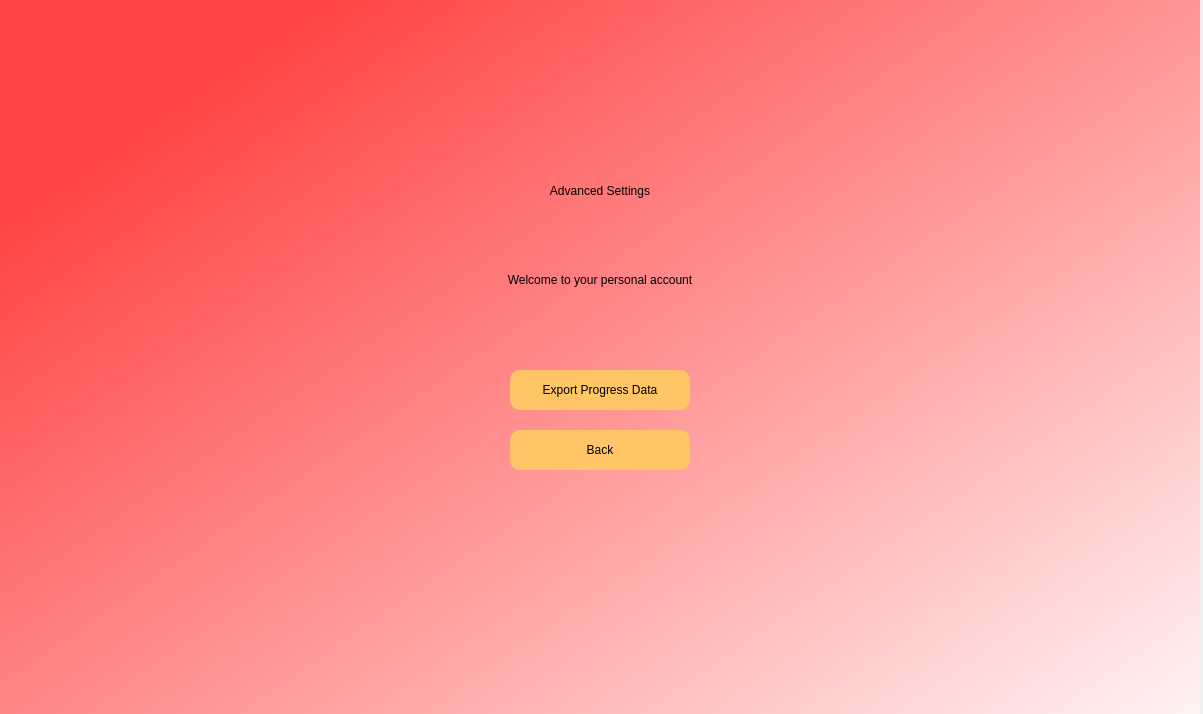
<?xml version="1.0" encoding="UTF-8"?>
<ui version="4.0">
 <class>Dialog</class>
 <widget class="QDialog" name="Dialog">
  <property name="geometry">
   <rect>
    <x>0</x>
    <y>0</y>
    <width>1203</width>
    <height>714</height>
   </rect>
  </property>
  <property name="windowTitle">
   <string>Dialog</string>
  </property>
  <widget class="QWidget" name="widget" native="true">
   <property name="geometry">
    <rect>
     <x>0</x>
     <y>0</y>
     <width>1200</width>
     <height>800</height>
    </rect>
   </property>
   <property name="styleSheet">
    <string notr="true">QWidget#widget{
background-color: qlineargradient(spread:pad, x1:0.11828, y1:0.153409, x2:1, y2:1, stop:0 rgba(255, 68, 68, 255), stop:1 rgba(255, 255, 255, 255));}</string>
   </property>
   <widget class="QLabel" name="label">
    <property name="geometry">
     <rect>
      <x>440</x>
      <y>160</y>
      <width>320</width>
      <height>61</height>
     </rect>
    </property>
    <property name="styleSheet">
     <string notr="true">font: 36pt &quot;Helvetica&quot;;</string>
    </property>
    <property name="text">
     <string>Advanced Settings</string>
    </property>
    <property name="alignment">
     <set>Qt::AlignCenter</set>
    </property>
   </widget>
   <widget class="QLabel" name="label_2">
    <property name="geometry">
     <rect>
      <x>480</x>
      <y>270</y>
      <width>240</width>
      <height>20</height>
     </rect>
    </property>
    <property name="text">
     <string>Welcome to your personal account</string>
    </property>
    <property name="alignment">
     <set>Qt::AlignCenter</set>
    </property>
   </widget>
   <widget class="QPushButton" name="back">
    <property name="geometry">
     <rect>
      <x>510</x>
      <y>430</y>
      <width>180</width>
      <height>40</height>
     </rect>
    </property>
    <property name="styleSheet">
     <string notr="true">border-radius:10px;
font: 18pt &quot;Helvetica&quot;;
background-color: rgb(255, 197, 102);</string>
    </property>
    <property name="text">
     <string>Back</string>
    </property>
   </widget>
   <widget class="QPushButton" name="export_excel">
    <property name="geometry">
     <rect>
      <x>510</x>
      <y>370</y>
      <width>180</width>
      <height>40</height>
     </rect>
    </property>
    <property name="styleSheet">
     <string notr="true">border-radius:10px;
font: 18pt &quot;Helvetica&quot;;
background-color: rgb(255, 197, 102);</string>
    </property>
    <property name="text">
     <string>Export Progress Data</string>
    </property>
   </widget>
  </widget>
 </widget>
 <resources/>
 <connections/>
</ui>
